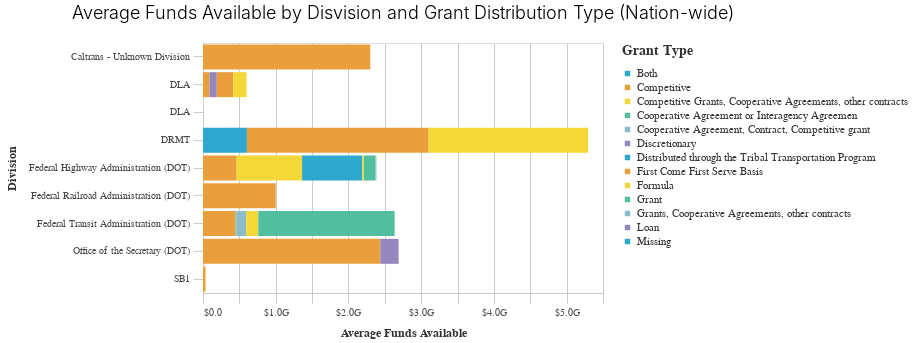

The cell this chart's notebook holds for it:
### Code cell
chart = (
    alt.Chart(
        (
            df
             >>filter(_.federal_or_state_funded=='Federal')
            >> group_by(_.grant_type, _.division)
            >> summarize(avg_funds=(_.funding_amount_available.mean()))
        )
    )
    .mark_bar()
    .encode(
        x=alt.X(
            "avg_funds",
            axis=alt.Axis(format="$.2s"),
            title=("Average Funds Available"),
            sort=("-y"),
        ),
        y=alt.Y("division", title="Division"),
        color=alt.Color(
            "grant_type",
            scale=alt.Scale(range=altair_utils.CALITP_CATEGORY_BRIGHT_COLORS),
            legend=alt.Legend(title=("Grant Type")),
        ),
    )
    .properties(title="Average Funds Available by Disvision and Grant Distribution Type (Nation-wide)")
)
chart = styleguide.preset_chart_config(chart)
chart

### Figure 1 — Vega-Lite specification as saved in the notebook (floating-point values rounded to 4 significant figures)
{"config": {"view": {"continuousWidth": 400, "continuousHeight": 300}, "axis": {"domainColor": "#cbcbcb", "grid": true, "gridColor": "#cbcbcb", "gridWidth": 1, "labelColor": "#474747", "labelFont": "Nunito Sans", "labelFontSize": 10, "labelPadding": 4, "tickColor": "#cbcbcb", "tickSize": 10, "titleColor": "#333", "titleFont": "Raleway", "titleFontSize": 12, "titlePadding": 10}, "axisBand": {"grid": false}, "background": "white", "font": "Raleway", "header": {"labelFont": "Nunito Sans", "titleFont": "Raleway"}, "legend": {"labelColor": "#333", "labelFont": "Nunito Sans", "labelFontSize": 11, "labelLimit": 0, "padding": 1, "symbolSize": 30, "symbolType": "square", "titleColor": "#333", "titleFont": "Raleway", "titleFontSize": 14, "titlePadding": 10}, "title": {"anchor": "middle", "font": "Raleway", "fontSize": 18, "fontWeight": 300, "offset": 20}}, "data": {"name": "data-280aff5e291184b120d15af07384a3dc"}, "mark": "bar", "encoding": {"color": {"field": "grant_type", "legend": {"title": "Grant Type"}, "scale": {"range": ["#2EA8CE", "#EB9F3C", "#F4D837", "#51BF9D", "#8CBCCB", "#9487C0"]}, "type": "nominal"}, "x": {"axis": {"format": "$.2s"}, "field": "avg_funds", "sort": "-y", "title": "Average Funds Available", "type": "quantitative"}, "y": {"field": "division", "title": "Division", "type": "nominal"}}, "height": 250, "title": "Average Funds Available by Disvision and Grant Distribution Type (Nation-wide)", "width": 400, "$schema": "https://vega.github.io/schema/vega-lite/v4.17.0.json", "datasets": {"data-280aff5e291184b120d15af07384a3dc": [{"grant_type": "Both", "division": "DRMT", "avg_funds": 604000000.0}, {"grant_type": "Competitive", "division": "Caltrans - Unknown Division", "avg_funds": 2300000000.0}, {"grant_type": "Competitive", "division": "DLA", "avg_funds": 89750000.0}, {"grant_type": "Competitive", "division": "DRMT", "avg_funds": 2499000000.0}, {"grant_type": "Competitive", "division": "Federal Highway Administration (DOT)", "avg_funds": 462700000.0}, {"grant_type": "Competitive", "division": "Federal Railroad Administration (DOT)", "avg_funds": 1000000000.0}, {"grant_type": "Competitive", "division": "Federal Transit Administration (DOT)", "avg_funds": 448200000.0}, {"grant_type": "Competitive", "division": "Office of the Secretary (DOT)", "avg_funds": 2439000000.0}, {"grant_type": "Competitive", "division": "SB1", "avg_funds": 34500000.0}, {"grant_type": "Competitive Grants, Cooperative Agreements, other contracts", "division": "Federal Highway Administration (DOT)", "avg_funds": 900000000.0}, {"grant_type": "Cooperative Agreement or Interagency Agreemen", "division": "Federal Transit Administration (DOT)", "avg_funds": 12870000.0}, {"grant_type": "Cooperative Agreement, Contract, Competitive grant\r", "division": "Federal Transit Administration (DOT)", "avg_funds": 132200000.0}, {"grant_type": "Discretionary", "division": "DLA", "avg_funds": 100000000.0}, {"grant_type": "Distributed through the Tribal Transportation Program", "division": "Federal Highway Administration (DOT)", "avg_funds": 825000000.0}, {"grant_type": "First Come First Serve Basis", "division": "DLA", "avg_funds": 227600000.0}, {"grant_type": "Formula", "division": "DLA", "avg_funds": 182000000.0}, {"grant_type": "Formula", "division": "DRMT", "avg_funds": 2192000000.0}, {"grant_type": "Formula", "division": "Federal Highway Administration (DOT)", "avg_funds": 22000000.0}, {"grant_type": "Formula", "division": "Federal Transit Administration (DOT)", "avg_funds": 167000000.0}, {"grant_type": "Formula", "division": "SB1", "avg_funds": 3000000.0}, {"grant_type": "Grant", "division": "Federal Highway Administration (DOT)", "avg_funds": 160000000.0}, {"grant_type": "Grant", "division": "Federal Transit Administration (DOT)", "avg_funds": 1875000000.0}, {"grant_type": "Grants, Cooperative Agreements, other contracts\r", "division": "Federal Highway Administration (DOT)", "avg_funds": 15000000.0}, {"grant_type": "Loan", "division": "Office of the Secretary (DOT)", "avg_funds": 250000000.0}, {"grant_type": "Missing", "division": "DLA", "avg_funds": 0.0}, {"grant_type": "Missing", "division": "DLA ", "avg_funds": 0.0}]}}
